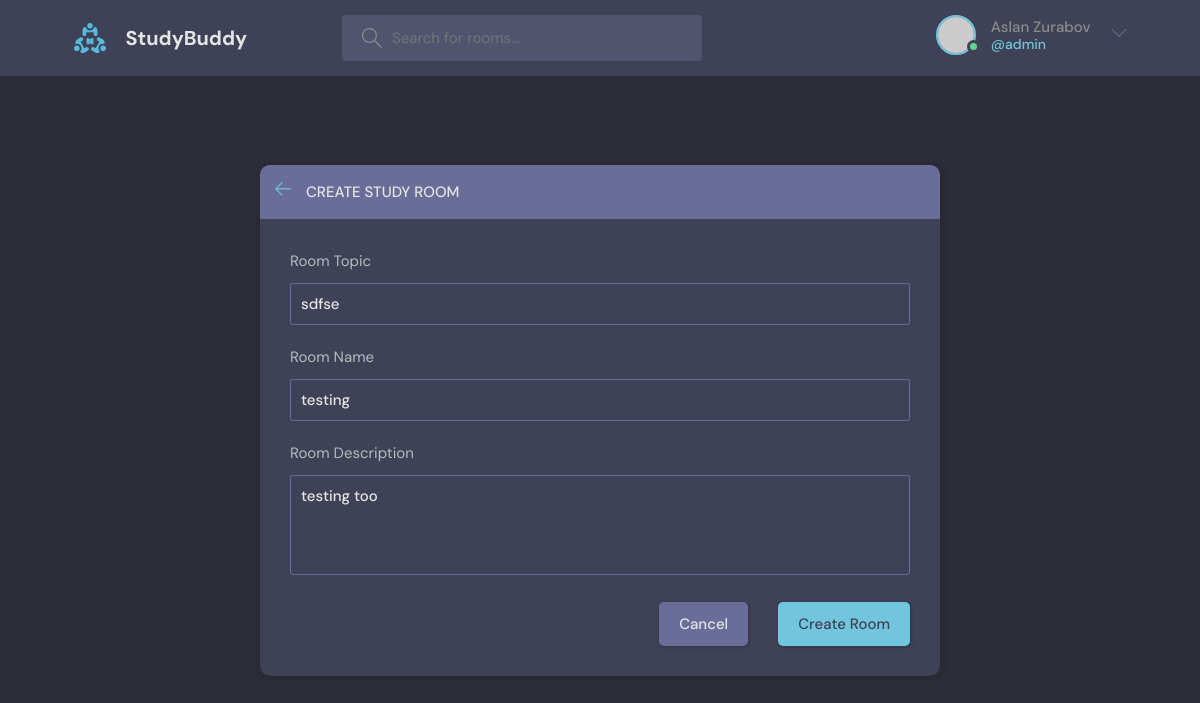
Screenshot of /update-room/9/ (signed in) with the database file from the repository.
### base/models.py (models this page shows, shortened)
class Room(models.Model):
    host =  models.ForeignKey(User,on_delete=models.SET_NULL, null=True)
    topic = models.ForeignKey(Topic,on_delete=models.SET_NULL, null=True,)
    name = models.CharField(max_length=200)
    description = models.TextField(null=True, blank=True)
    participants = models.ManyToManyField(User, related_name='participants', blank=True)
    updated = models.DateTimeField(auto_now=True)
    created = models.DateTimeField(auto_now_add=True)
    class Meta:
        ordering = ['-updated','-created']

class Topic(models.Model):
    name = models.CharField(max_length=200)
    def __str__(self):
        return self.name

### base/views.py (the view, shortened to what this page needs)
# urls.py: path('update-room/<int:pk>/',update_room, name='update_room' ),
@login_required(login_url='base:login')
def update_room(request,pk):
    topics = Topic.objects.all()
    room = Room.objects.get(id=pk)
    form = RoomForm(instance=room)
    if request.user != room.host:
        return HttpResponse('You are not allowed here! Only room authors can to update info.')
    context = {'form':form,'topics':topics,'room':room}
    return render(request, 'create_update_room.html', context)

### base/forms.py
class RoomForm(ModelForm):
    class Meta:
        model = Room
        exclude = ['host','participants']

### base/templates/base/create_update_room.html (shortened to what this page needs)
{% extends 'main.html' %}
{% block content %}
  <main class="create-room layout">
    <div class="container">
      <div class="layout__box">
        <div class="layout__boxHeader">
          <div class="layout__boxTitle">
            <a href="{% url 'base:home' %}">
              <svg version="1.1" xmlns="http://www.w3.org/2000/svg" width="32" height="32" viewBox="0 0 32 32">
                <title>arrow-left</title>
                <path
                  d="M13.723 2.286l-13.723 13.714 13.719 13.714 1.616-1.611-10.96-10.96h27.625v-2.286h-27.625l10.965-10.965-1.616-1.607z">
                </path>
              </svg>
            </a>
            <h3>Create Study Room</h3>
          </div>
        </div>
        <div class="layout__body">
          <form class="form" action="" method="post">
            <div class="form__group">
              <label for="room_topic">Room Topic</label>
              <input required  name="topic" value="{{room.topic}}" type="text" list="topic-list" />
            </div>
            <div class="form__group">
              <label for="room_name">Room Name</label>
                {{form.name}}
            </div>
            <div class="form__group">
              <label for="room_name">Room Description</label>
              {{form.description}}
            </div>
            <div class="form__action">
              <a class="btn btn--dark" href="index.html">Cancel</a>
              <button class="btn btn--main" type="submit">Create Room</button>
            </div>
          </form>
        </div>
      </div>
    </div>
  </main>
{% endblock %}

### templates/navbar.html (shortened to what this page needs)
{% load static %}
 <header class="header header--loggedIn">
    <div class="container">
      <a href="{% url 'base:home' %}" class="header__logo">
        <img src="{% static 'logo.svg' %}" />
        <h1>StudyBuddy</h1>
      </a>
      <form class="header__search" action="{% url 'base:home' %}" method="get" >
        <label>
          <input type="text" name='q' placeholder="Search for rooms..." />
        </label>
      </form>
      <nav class="header__menu">
          {% if user.is_authenticated %}
          <div class="header__user">
            <a href="{% url 'base:user-profile' user.id %}">
              <div class="avatar avatar--medium active">
                <img src="https://randomuser.me/api/portraits/men/37.jpg" />
              </div>
              <p>{{user.first_name}} {{user.last_name}}<span>@{{user.username}}</span></p>
            </a>
            <button class="dropdown-button">
              <svg version="1.1" xmlns="http://www.w3.org/2000/svg" width="32" height="32" viewBox="0 0 32 32">
                <title>chevron-down</title>
                <path d="M16 21l-13-13h-3l16 16 16-16h-3l-13 13z"></path>
              </svg>
            </button>
          </div>
          {% endif %}
        </nav>
    </div>
  </header>

### rows the page displays
Room: topic "sdfse", name "testing", description "testing too"

### other values shown
{{ user.first_name }} "Aslan"
{{ user.last_name }} "Zurabov"
{{ user.username }} "admin"
